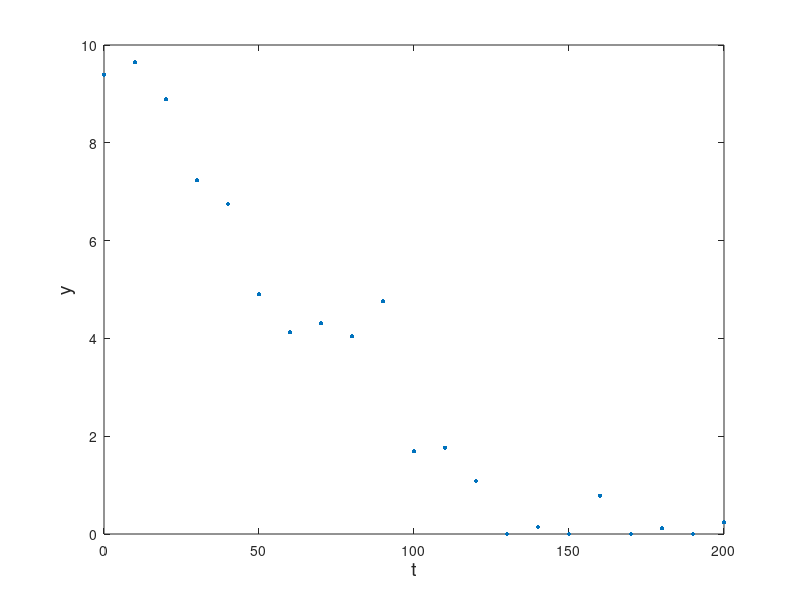

MATLAB code for this plot: (Note: this script raises an error after producing the figure.)
clear; clc;
load('MMBatchData.mat');
data_size = length(data);
%% First Part
figure(1)
plot(data(:,1), data(:,2), '.', 'Markersize', 10);
xlabel('t','Fontsize',14);
ylabel('y','Fontsize',14);

%% Second Part

[T, X] = y_dash(data(:,1), [0.1 0.1]);

hold on;
plot(T,X,'go-');
hold off;

%odeset(abstol,1e-12,'rmitol',1e-12
%% Third Part

theta_1 = 0:0.01:1;
theta_2 = 0:0.01:1;
[X_theta, Y_theta] = meshgrid(theta_1, theta_2);

z = zeros(1/0.01 + 1, 1/0.01 + 1);
for i = 1 : 1/0.01 + 1
    for j = 1 : 1/0.01 + 1
        [T, X] = y_dash(data(:,1), [theta_1(i) theta_2(j)]);
        z(i,j) = 0.5 * (norm(data(:,2) - X, 2));
    end
end


figure(3)
v = [0:0.01:1 1:0.1:30];
[c,h] = contour(X_theta,Y_theta,z,v,'linewidth',2);
colorbar;
axis image;
xlabel('Q_2','Fontsize',14);
ylabel('Q_1','Fontsize',14);
